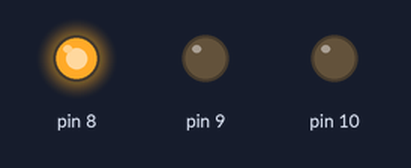
The sketch below on a simulated Arduino Uno, built with avr-gcc and run on an emulated ATmega328P. On the bench: output pins drawn as LEDs (lit = HIGH).

Above: at 0.6 s.
At 1.5 s:
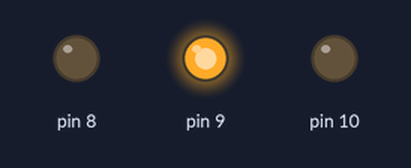
At 5.8 s:
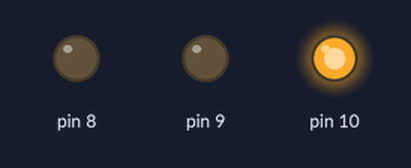
Timing chart, 0 to 7.6 s (numbered marks = the images above):
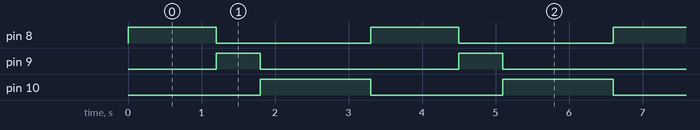

The sketch:

pisca_LED.ino
```cpp
void setup() {
  // put your setup code here, to run once:
pinMode(8,OUTPUT);
pinMode(9,OUTPUT);
pinMode(10,OUTPUT);
}

void loop() {
  // put your main code here, to run repeatedly:
digitalWrite(8, HIGH);
delay(1200);
digitalWrite(8, LOW);
digitalWrite(9,HIGH);
delay(600);
digitalWrite(9,LOW);
digitalWrite(10,HIGH);
delay(1500);
digitalWrite(10, LOW);
}
```

Measured:
- by itself, pin 8: alternates HIGH for 1.2 s and LOW for 2.1 s
- by itself, pin 9: alternates HIGH for 0.60 s and LOW for 2.7 s
- by itself, pin 10: alternates HIGH for 1.5 s and LOW for 1.8 s
